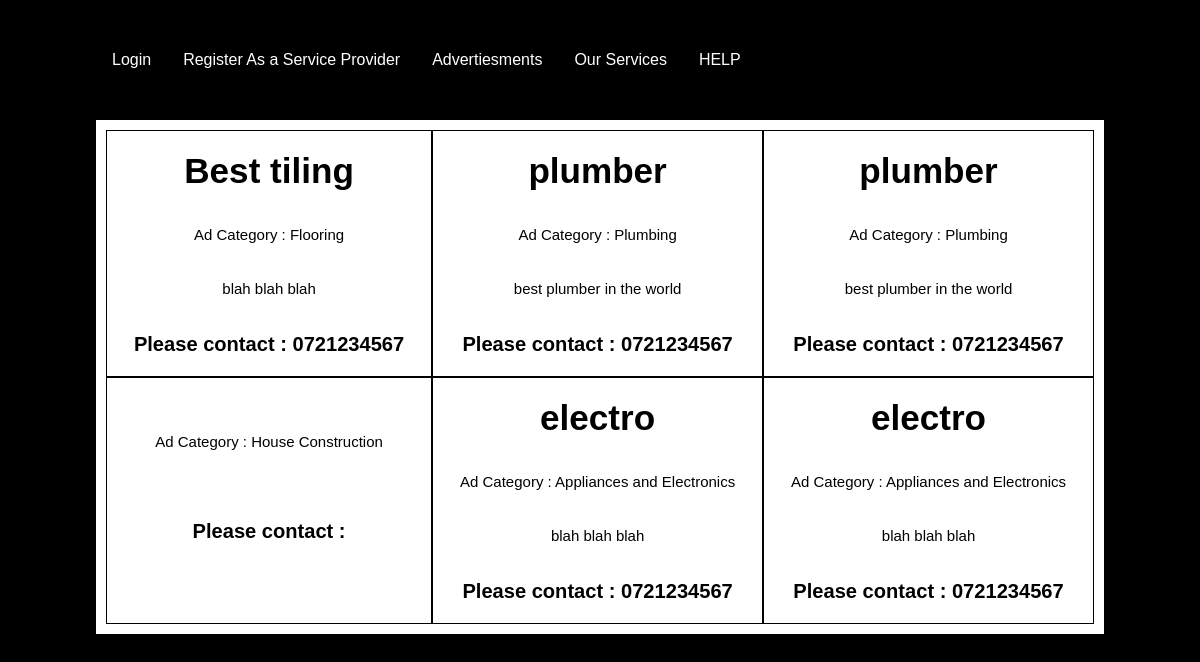
The app's page /docs/advertiesments.php with its own data.
### tables this page shows
CREATE TABLE `services` (
  `id` int(11) NOT NULL,
  `provider_id` int(11) NOT NULL,
  `Ad_catergory` int(11) NOT NULL,
  `title` varchar(100) NOT NULL,
  `description` varchar(300) NOT NULL,
  `contact_no` varchar(10) NOT NULL,
  `date` date NOT NULL
);

### docs/advertiesments.php (the view, shortened to what this page needs)
<html>
<head>
    <link rel="stylesheet" href="style.css">
</head>
<body>
    <div class="container">
        <div class="navbar">
<?php
            if(isset($_SESSION['email']) ){
                echo "<a>Logged in As : ".$_SESSION["email"]."</a>";
                echo "<a href='logout.php'>Logout</a>";
                echo "<a href='services.php'>Manage Your Ads</a>";
            }else{
                echo "<a href='login.php'>Login</a>";
                echo "<a href=''>Register As a Service Provider</a>";
            }
?>
            <a href="">Advertiesments</a>
            <a href="http://localhost/is1109Project/Project/docs/facilities1.php">Our Services</a>
            <a href="http://localhost/is1109Project/Project/docs/Help.php">HELP</a>
        </div>
        <div class='grid-container'>
<?php
function getAdCategoryString(int $categoryid) {
    switch ($categoryid) {
        case 1:
          return "House Construction";
          break;
        case 2:
          return "Flooring";
          break;
        case 3:
          return "Plumbing";
         case 5:
            return "Appliances and Electronics";
          break;
      }
}
$servername = "localhost";
$username = "admin";
$password = "admin";
$dbname = "project";
$conn = mysqli_connect($servername, $username, $password, $dbname);
$sql = "SELECT * from services";
$result = $conn->query($sql);
if ($result->num_rows > 0) {
  while($row = $result->fetch_assoc()) {
    echo "<div class='grid-item'><h3>".$row["title"]."</h3></br><p>Ad Category : ".getAdCategoryString($row["Ad_catergory"])."</p></br><p>".$row["description"]."</p></br><h6>Please contact : ".$row["contact_no"]."</h6></div>";
}
} else {
  echo "0 results";
}
?>
    </div>
</body>
</html>

### docs/style.css (style rules this page uses)
* { margin: 0; padding: 0; font-family: 'Trebuchet MS', 'Lucida Sans Unicode', 'Lucida Grande', 'Lucida Sans', Arial, sans-serif; }
.container { width: 100%; height: 100%; background-image: url(../pics/back.svg); background-position: center; background-size: cover; box-sizing: border-box; padding-left: 8%; padding-right: 8%; }
.navbar { height: 12%; display: flex; align-items: center; }
.navbar a { float: left; font-size: 16px; color: white; text-align: center; padding: 14px 16px; text-decoration: none; }
p { line-height: 10px; color: burlywood; font-size: 15px; margin-top: 20px; }

### docs/advertiesments.php (style rules this page uses)
.container { width: 100%; height: 300%; background-image: none; background-color: black; background-position: center; background-size: cover; box-sizing: border-box; padding-left: 8%; padding-right: 8%; }
.grid-container { display: grid; grid-template-columns: auto auto auto; background-color: #ffffff; padding: 10px; }
.grid-item { background-color: rgba(255, 255, 255, 0.8); border: 1px solid black; padding: 20px; font-size: 30px; text-align: center; }
p { line-height: 20px; color: black; font-size: 15px; margin-top: 0px; }
.navbar { height: 5%; display: flex; align-items: center; }

### records on screen
services: title "Best tiling", Ad_catergory "Flooring", description "blah blah blah", contact_no "0721234567"
services: title "plumber", Ad_catergory "Plumbing", description "best plumber in the world", contact_no "0721234567"
services: title "plumber", Ad_catergory "Plumbing", description "best plumber in the world", contact_no "0721234567"
services: Ad_catergory "House Construction"
services: title "electro", Ad_catergory "Appliances and Electronics", description "blah blah blah", contact_no "0721234567"
services: title "electro", Ad_catergory "Appliances and Electronics", description "blah blah blah", contact_no "0721234567"
